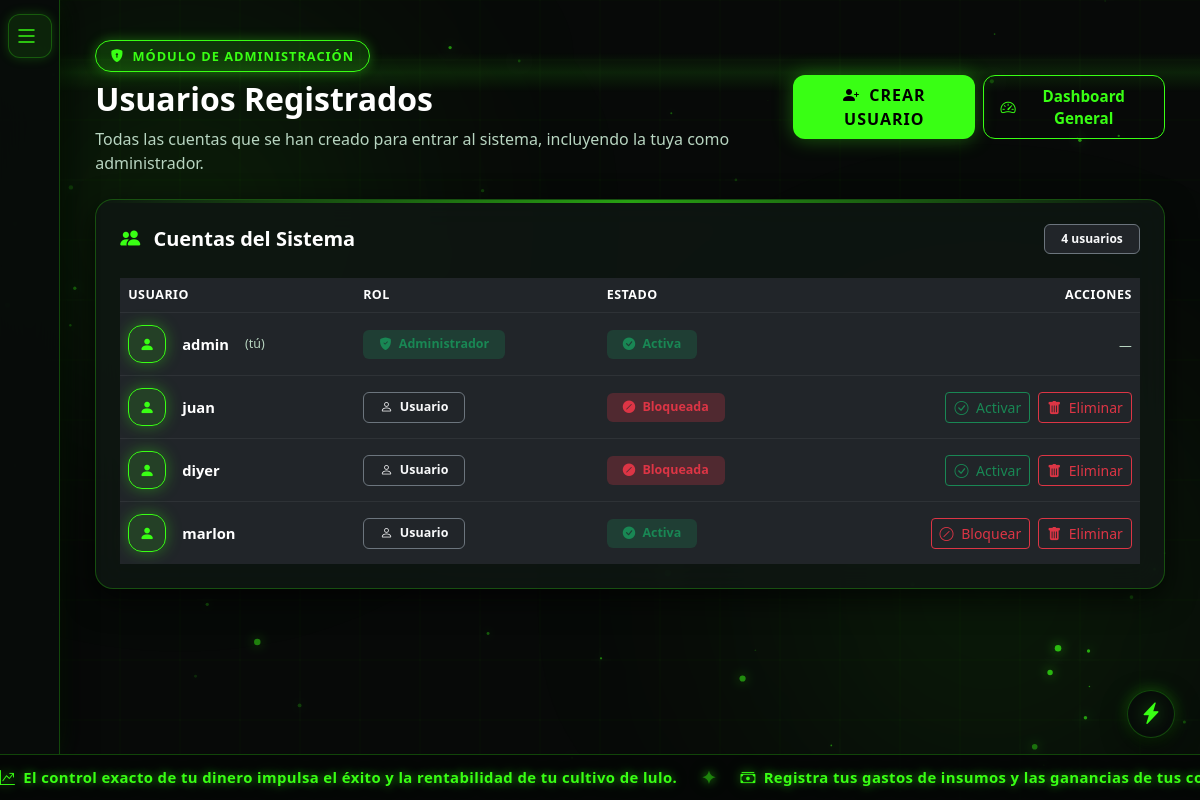
The page /usuarios (signed in) on the database its author committed.
### app/models/users.py (models this page shows, shortened)
class User(db.Model, UserMixin):
    __tablename__ = 'users'
    idUser = db.Column(db.Integer, primary_key=True)
    nameUser = db.Column(db.String(80), unique=True, nullable=False)
    emailUser = db.Column(db.String(120), nullable=True)
    passwordUser = db.Column(db.String(255), nullable=False)
    isAdmin = db.Column(db.Boolean, default=False, nullable=False)
    activo = db.Column(db.Boolean, default=True, nullable=False)

### app/routes/auth.py (the view)
@bp.route('/usuarios')
@login_required
def usuarios():
    if not current_user.isAdmin:
        flash('Solo el administrador puede ver esa sección.', 'danger')
        return redirect(url_for('auth.dashboard'))
    usuarios = User.query.order_by(User.idUser.asc()).all()
    pagina_solicitada = request.args.get('pagina', 1, type=int)
    usuarios_pagina, pagina_actual, total_paginas = _paginar_usuarios(
        usuarios, pagina_solicitada, USUARIOS_LISTA_POR_PAGINA
    )
    return render_template(
        'auth/usuarios.html',
        usuarios=usuarios_pagina,
        total_usuarios=len(usuarios),
        pagina_actual=pagina_actual,
        total_paginas=total_paginas,
    )

### app/routes/auth.py (called while the page is built)
def _paginar_usuarios(lista, pagina_solicitada, por_pagina=USUARIOS_POR_PAGINA):
    total = len(lista)
    total_paginas = max(1, (total + por_pagina - 1) // por_pagina)
    pagina = max(1, min(pagina_solicitada or 1, total_paginas))
    inicio = (pagina - 1) * por_pagina
    return lista[inicio:inicio + por_pagina], pagina, total_paginas

### app/templates/auth/usuarios.html (shortened to what this page needs)
{% extends "base.html" %}
{% block body_class %}dark-theme{% endblock %}
{% block full_content %}
<div class="ambient-neon-glow-1"></div>
<div class="dashboard-wrapper dashboard-wrapper-auto">
  <aside id="sidebarLulo" class="sidebar-lulo">
    <div class="mb-2">
      <button type="button" class="btn-toggle-menu" onclick="toggleSidebar()" aria-label="Alternar Menú">
        <i class="bi bi-list"></i>
      </button>
    </div>
  </aside>
  <main class="main-content-lulo main-content-lulo-auto">
    <div class="dash-card mb-4">
      <div class="d-flex flex-column flex-md-row align-items-md-center justify-content-between gap-3">
        <div>
          <div class="lulo-badge mb-2">
            <i class="bi bi-shield-lock-fill"></i> Módulo de Administración
          </div>
          <h1 class="fw-bold text-white mb-2 fs-2">
            Usuarios <span>Registrados</span>
          </h1>
          <p class="text-muted mb-0">
            Todas las cuentas que se han creado para entrar al sistema, incluyendo la tuya como administrador.
          </p>
        </div>
        <div class="d-flex gap-2">
          <button type="button" class="btn btn-neon-primary px-3 py-2" data-bs-toggle="collapse" data-bs-target="#formCrearUsuario" aria-expanded="false" aria-controls="formCrearUsuario">
            <i class="bi bi-person-plus-fill me-1"></i> Crear Usuario
          </button>
          <a href="{{ url_for('auth.dashboard') }}" class="btn btn-neon-outline px-3 py-2">
            <i class="bi bi-speedometer2 me-1"></i> Dashboard General
          </a>
        </div>
      </div>
    </div>
    <div class="row g-4">
      <div class="col-12">
        <div class="indicator-card">
          <div class="d-flex align-items-center justify-content-between mb-4">
            <h4 class="fw-bold text-white mb-0 fs-5">
              <i class="bi bi-people-fill me-2" style="color: var(--neon-green);"></i> Cuentas del Sistema
            </h4>
            <span class="badge bg-dark border border-secondary text-light px-3 py-2">
              {{ total_usuarios }} usuario{{ 's' if total_usuarios != 1 else '' }}
            </span>
          </div>
          {% if usuarios %}
          <div class="table-responsive">
            <table class="table table-dark table-borderless align-middle mb-0">
              <thead>
                <tr class="text-muted" style="font-size: 0.78rem; text-transform: uppercase; letter-spacing: 0.5px;">
                  <th scope="col">Usuario</th>
                  <th scope="col">Rol</th>
                  <th scope="col">Estado</th>
                  <th scope="col" class="text-end">Acciones</th>
                </tr>
              </thead>
              <tbody>
                {% for u in usuarios %}
                <tr style="border-top: 1px solid rgba(255,255,255,0.06);">
                  <td>
                    <div class="d-flex align-items-center gap-3 py-1">
                      <div class="indicator-icon-badge" style="width: 38px; height: 38px; font-size: 0.95rem;">
                        <i class="bi bi-person-fill"></i>
                      </div>
                      <span class="fw-bold text-white" style="font-size: 0.92rem;">{{ u.nameUser }}</span>
                      {% if u.idUser == current_user.idUser %}
                      <span class="text-muted" style="font-size: 0.78rem;">(tú)</span>
                      {% endif %}
                    </div>
                  </td>
                  <td>
                    {% if u.isAdmin %}
                    <span class="badge bg-success bg-opacity-25 text-success px-3 py-2" style="font-size: 0.78rem;">
                      <i class="bi bi-shield-fill-check me-1"></i> Administrador
                    </span>
                    {% else %}
                    <span class="badge bg-dark border border-secondary text-light px-3 py-2" style="font-size: 0.78rem;">
                      <i class="bi bi-person me-1"></i> Usuario
                    </span>
                    {% endif %}
                  </td>
                  <td>
                    {% if u.activo %}
                    <span class="badge bg-success bg-opacity-25 text-success px-3 py-2" style="font-size: 0.78rem;">
                      <i class="bi bi-check-circle-fill me-1"></i> Activa
                    </span>
                    {% else %}
                    <span class="badge bg-danger bg-opacity-25 text-danger px-3 py-2" style="font-size: 0.78rem;">
                      <i class="bi bi-slash-circle-fill me-1"></i> Bloqueada
                    </span>
                    {% endif %}
                  </td>
                  <td class="text-end">
                    {% if u.idUser != current_user.idUser %}
                      <div class="d-inline-flex gap-2">
                      {% if u.activo %}
                      <form method="post" action="{{ url_for('auth.usuario_bloquear', id=u.idUser) }}" class="d-inline">
                        <button type="submit" class="btn btn-sm btn-outline-danger px-2 py-1" title="Bloquear cuenta">
                          <i class="bi bi-slash-circle me-1"></i> Bloquear
                        </button>
                      </form>
                      {% else %}
                      <form method="post" action="{{ url_for('auth.usuario_activar', id=u.idUser) }}" class="d-inline">
                        <button type="submit" class="btn btn-sm btn-outline-success px-2 py-1" title="Activar cuenta">
                          <i class="bi bi-check-circle me-1"></i> Activar
                        </button>
                      </form>
                      {% endif %}
                      <form method="post" action="{{ url_for('auth.usuario_eliminar', id=u.idUser) }}" class="d-inline"
                        onsubmit="return confirm('¿Seguro que deseas eliminar la cuenta \'{{ u.nameUser }}\'? Se borrará junto con todos sus cultivos, ingresos, gastos, pagos y calendario. Esta acción no se puede deshacer.');">
                        <button type="submit" class="btn btn-sm btn-outline-danger px-2 py-1" title="Eliminar cuenta">
                          <i class="bi bi-trash-fill me-1"></i> Eliminar
                        </button>
                      </form>
                      </div>
                    {% else %}
                    <span class="text-muted" style="font-size: 0.8rem;">—</span>
                    {% endif %}
                  </td>
                </tr>
                {% endfor %}
              </tbody>
            </table>
          </div>
          {% else %}
          <div class="text-center py-5">
            <i class="bi bi-people text-muted" style="font-size: 2.5rem;"></i>
            <p class="text-muted mt-3 mb-0">Aún no hay usuarios registrados.</p>
          </div>
          {% endif %}
        </div>
      </div>
    </div>
  </main>
</div>
<button type="button" id="btnThemeToggle" class="theme-lightning-btn" onclick="cycleThemeColor()"
  aria-label="Cambiar Tema de Color" title="Cambiar Tema de Color">
  <i class="bi bi-lightning-charge-fill"></i>
</button>
{% endblock %}

### rows shown on the page
User: nameUser "admin", shows "(tú)", isAdmin True (drawn), activo True (drawn)
User: nameUser "juan", isAdmin False (drawn), activo False (drawn)
User: nameUser "diyer", isAdmin False (drawn), activo False (drawn)
User: nameUser "marlon", isAdmin False (drawn), activo True (drawn)

### other values the page prints
{{ total_usuarios }} "4"
{{ 's' if total_usuarios != 1 else '' }} "s"
